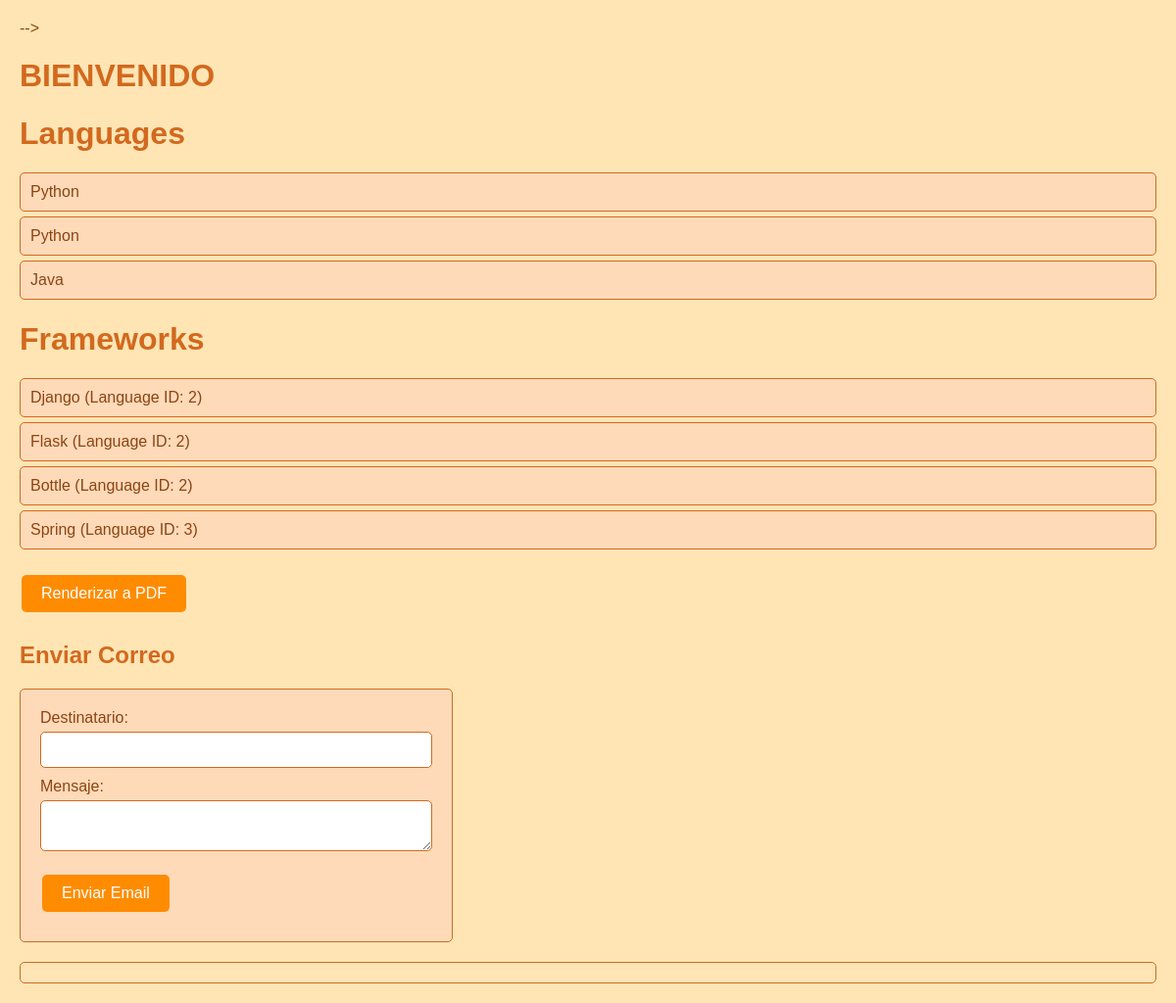
Screenshot of /app1/ with the database file from the repository.
### app1/models.py (models this page shows, shortened)
class Language(models.Model):
    name=models.CharField(max_length=10)

class Framework(models.Model):
    name = models.CharField(max_length=10)
    language = models.ForeignKey(Language, on_delete=models.CASCADE)

### app1/views.py (the view)
# urls.py: path('', views.index, name='index'),
def index(request):
    languages = Language.objects.all()
    frameworks = Framework.objects.all()
    return render(request, 'index.html', {'languages': languages, 'frameworks': frameworks})

### templates/index.html (shortened to what this page needs)
<!DOCTYPE html>
<html lang="en">
<head>
    {% load static %} -->
    <link rel="stylesheet" href="{% static 'styles/style.css' %}">
</head>
<body>
    <h1>BIENVENIDO</h1>
    <h1>Languages</h1>
    <ul>
        {% for language in languages %}
            <li>{{ language.name }}</li>
        {% endfor %}
    </ul>
    <h1>Frameworks</h1>
    <ul>
        {% for framework in frameworks %}
            <li>{{ framework.name }} (Language ID: {{ framework.language_id }})</li>
        {% endfor %}
    </ul>
    <button onclick="render_to_pdf()">Renderizar a PDF</button>
    <h2>Enviar Correo</h2>
    <form id="emailForm">
        <label for="email">Destinatario:</label>
        <input type="email" id="email" name="email" required>
        <br>
        <label for="message">Mensaje:</label>
        <textarea id="message" name="message"></textarea>
        <br>
        <button type="button" onclick="sendEmail()">Enviar Email</button>
    </form>
    <div id="emailResponse"></div>
</body>
</html>

### static/styles/style.css (style rules this page uses)
body { font-family: Arial, sans-serif; background-color: #FFE5B4; color: #8B4513; margin: 0; padding: 20px; }
h1, h2 { color: #D2691E; }
ul { list-style-type: none; padding: 0; }
li { background-color: #FFDAB9; border: 1px solid #D2691E; margin: 5px 0; padding: 10px; border-radius: 5px; }
button { background-color: #FF8C00; border: none; color: white; padding: 10px 20px; text-align: center; text-decoration: none; display: inline-block; font-size: 16px; margin: 10px 2px; cursor: pointer; border-radius: 5px; }
form { background-color: #FFDAB9; border: 1px solid #D2691E; padding: 20px; border-radius: 5px; max-width: 400px; margin-top: 20px; }
label { display: block; margin-bottom: 5px; }
input[type="email"], textarea { width: calc(100% - 22px); padding: 10px; margin-bottom: 10px; border: 1px solid #D2691E; border-radius: 5px; }
#emailResponse { margin-top: 20px; padding: 10px; border: 1px solid #D2691E; border-radius: 5px; background-color: #FFE4B5; }

### rows the page displays
Language: name "Python"
Language: name "Python"
Language: name "Java"
Framework: name "Django", language_id "2"
Framework: name "Flask", language_id "2"
Framework: name "Bottle", language_id "2"
Framework: name "Spring", language_id "3"
